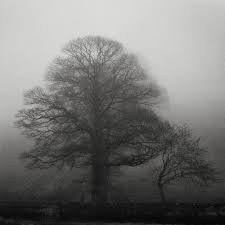
%> input picture images.jpg, 225 x 225 px
$ octave lab2.m   (GNU Octave 9; MATLAB toolbox functions it lacks are replaced by stand-ins)
%> lines starting %> are read from the running program, lines starting %| are printed output that depends on the picture
clc;
clear all;
close all;
% Read a low-contrast image
image = imread('E:\image processing 3-2 lab practice\images.jpg');
%> image is the input picture: size 225x225x3 uint8; mean R, G, B 118.9, 118.7, 117
gray = rgb2gray(image);
% Global histogram equalization
equalized = histeq(gray);
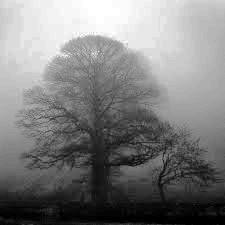
%> equalized: size 225x225 uint8; min 0, max 255, mean 126.4
% Adaptive Histogram Equalization (CLAHE)
adaptive_eq = adapthisteq(gray, 'ClipLimit', 0.01);
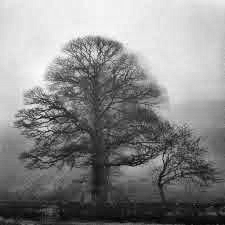
%> adaptive_eq: size 225x225 uint8; min 0, max 255, mean 136.7
% Plot histograms
figure;
subplot(3,3,1), imshow(gray), title('Original');
subplot(3,3,2), imhist(gray), title('Original Histogram');
subplot(3,3,4), imshow(equalized), title('Global Equalization');
subplot(3,3,5), imhist(equalized), title('Equalized Histogram');
subplot(3,3,7), imshow(adaptive_eq), title('Adaptive Equalization (CLAHE)');
subplot(3,3,8), imhist(adaptive_eq), title('CLAHE Histogram');
%> after `title('CLAHE Histogram')`:
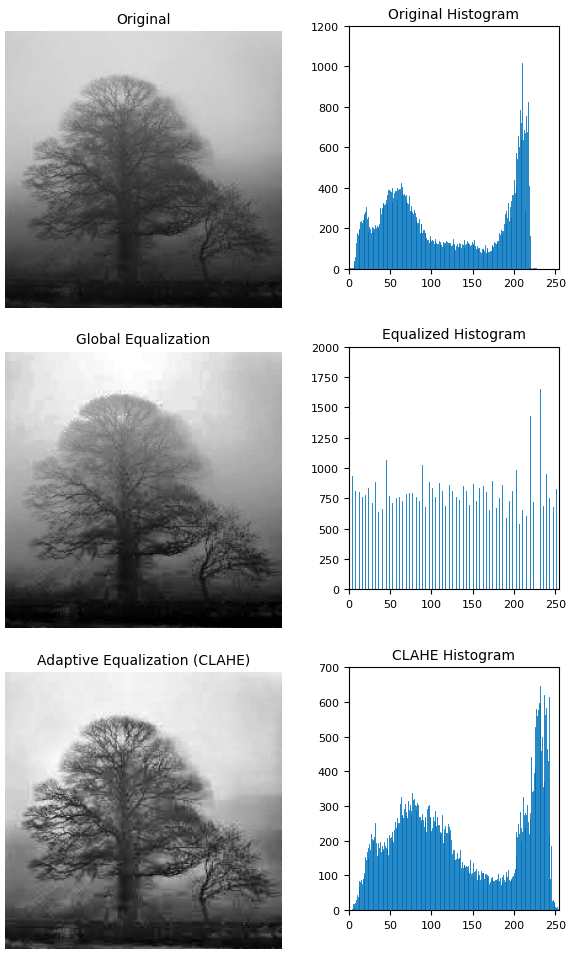
%> figure redrawn from the program's plot data, 6 panels
